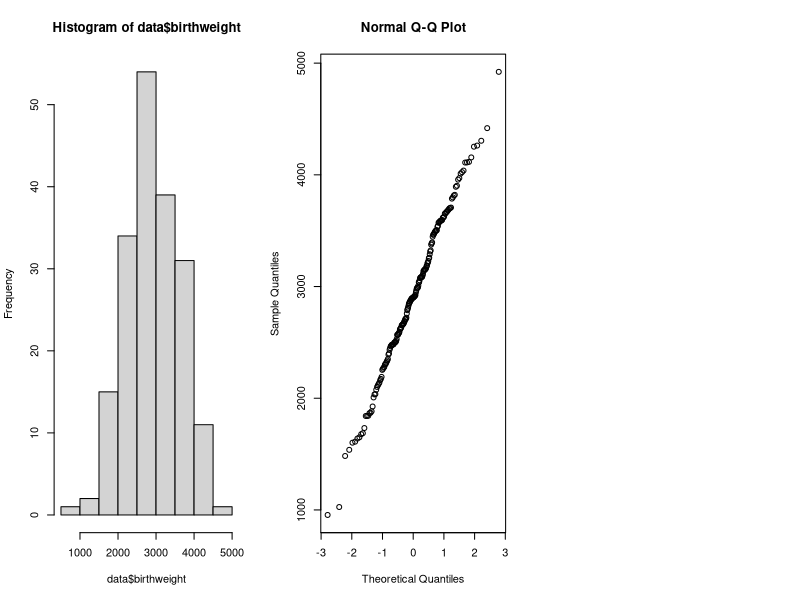

Write R code to recreate this figure.
## ---- chunk 1
library(tidyverse)
library(rstudioapi)

knitr::opts_chunk$set(echo = TRUE)
setwd(dirname(getActiveDocumentContext()$path))
# round numbers to 3 digits
options(digits = 3)
## ---- chunk 2
par(mfrow=c(1,3))
data <- read.table(file="data/birthweight.txt",header=TRUE)
data
hist(data$birthweight)
shapiro.test(data$birthweight)
qqnorm(data$birthweight)



error = qnorm(0.95)*(sd(data$birthweight)/sqrt(length((data$birthweight))))

ci = c(mean(data$birthweight) - error, mean(data$birthweight) + error)
ci
## ---- chunk 3
t.test(data$birthweight, alternative = "greater", mu=2800)
## ---- chunk 4
data <- read.table(file="data/run.txt",header=TRUE)
bef = data$before
aft = data$before
